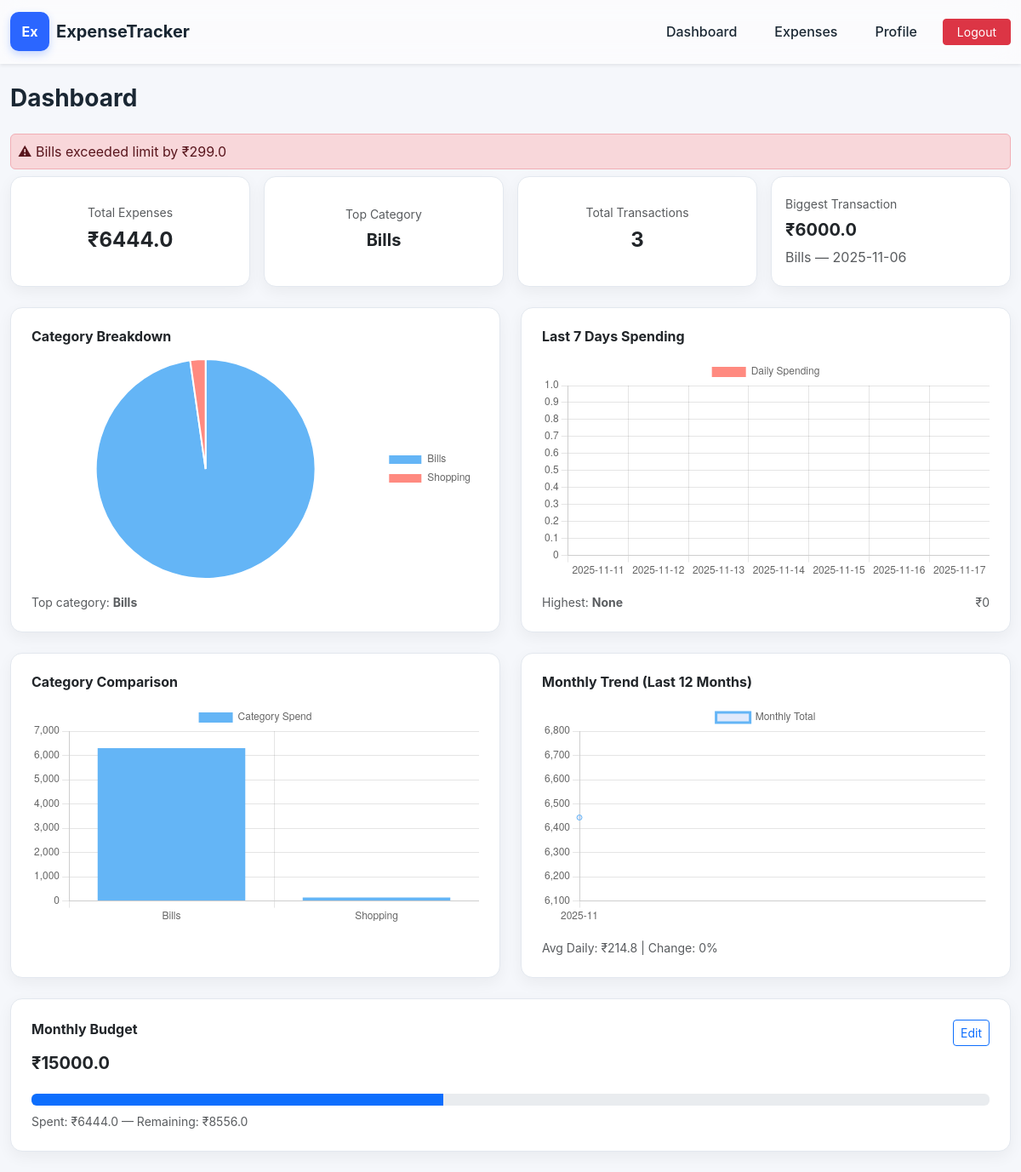
The app's page /dashboard (signed in) with its own data.
### models.py (models this page shows)
class Expense(Base):
    __tablename__ = "expenses"
    id = Column(Integer, primary_key=True, index=True)
    user_id = Column(Integer, ForeignKey("users.id"))
    amount = Column(Float, nullable=False)
    category = Column(String, nullable=False)
    date = Column(String, nullable=False)
    description = Column(String, default="")

class Budget(Base):
    __tablename__ = "budgets"
    id = Column(Integer, primary_key=True)
    user_id = Column(Integer, ForeignKey("users.id"))
    amount = Column(Float, default=10000)

### routers/dashboard.py (the view)
@router.get("/dashboard")
def dashboard(request: Request, db: Session = Depends(db)):
    uid = user(request)
    if not uid:
        return RedirectResponse("/login")
    expenses = db.query(Expense).filter(Expense.user_id == uid).all()
    total = sum(e.amount for e in expenses)
    count = len(expenses)
    biggest = max(expenses, key=lambda e: e.amount) if expenses else None
    category_sum = {}
    for e in expenses:
        category_sum[e.category] = category_sum.get(e.category, 0) + e.amount
    top = max(category_sum, key=category_sum.get) if category_sum else "None"
    labels_cat = list(category_sum.keys())
    values_cat = list(category_sum.values())
    today = datetime.today()
    last7 = [(today - timedelta(days=i)).strftime("%Y-%m-%d") for i in range(6, -1, -1)]
    last7_values = [0] * 7
    for e in expenses:
        if e.date in last7:
            last7_values[last7.index(e.date)] += e.amount
    highest_val = max(last7_values) if last7_values else 0
    highest_day = last7[last7_values.index(highest_val)] if highest_val else "None"
    monthly = {}
    for e in expenses:
        m = e.date[:7]
        monthly[m] = monthly.get(m, 0) + e.amount
    months = sorted(monthly.keys())
    month_values = [monthly[m] for m in months]
    avg_daily = round(total / 30, 2) if total else 0
    pct_change = round(((month_values[-1] - month_values[-2]) / month_values[-2]) * 100,
                       2) if len(month_values) >= 2 and month_values[-2] else 0
    budget = db.query(Budget).filter(Budget.user_id == uid).first()
    if not budget:
        budget = Budget(user_id=uid, amount=10000)
        db.add(budget)
        db.commit()
    cur_month = today.strftime("%Y-%m")
    cur_month_spent = sum(e.amount for e in expenses if e.date.startswith(cur_month))
    remaining = budget.amount - cur_month_spent
    progress = min(100, (cur_month_spent / budget.amount) * 100) if budget.amount else 0
    limits = db.query(CategoryLimit).filter(CategoryLimit.user_id == uid).all()
    category_limits = {l.category: l.limit_amount for l in limits}
    warnings = []
    for c, limit in category_limits.items():
        spent = category_sum.get(c, 0)
        if limit > 0 and spent > limit:
            warnings.append(f"{c} exceeded limit by ₹{spent - limit}")
    return request.app.templates.TemplateResponse("dashboard.html", {
        "request": request,
        "total": total,
        "count": count,
        "biggest_tx": biggest,
        "top_category": top,
        "labels_cat": labels_cat,
        "values_cat": values_cat,
        "last7_labels": last7,
        "last7_values": last7_values,
        "highest_day": highest_day,
        "highest_day_val": highest_val,
        "months": months,
        "month_values": month_values,
        "avg_daily": avg_daily,
        "pct_change": pct_change,
        "budget": budget.amount,
        "cur_month_spent": cur_month_spent,
        "budget_remaining": remaining,
        "progress_pct": progress,
        "limit_warnings": warnings
    })

### templates/dashboard.html (shortened to what this page needs)
{% extends "base.html" %}
{% block content %}
<h3 class="fw-bold mb-4">Dashboard</h3>
{% if limit_warnings %}
  {% for warn in limit_warnings %}
  <div class="alert alert-danger p-2 mb-2">
    ⚠ {{ warn }}
  </div>
  {% endfor %}
{% endif %}
<div class="row g-3 mb-4">
  <div class="col-md-3">
    <div class="card premium-card summary-card p-3 text-center">
      <small class="text-muted">Total Expenses</small>
      <div class="h4 mt-2 fw-bold">₹{{ total }}</div>
    </div>
  </div>
  <div class="col-md-3">
    <div class="card premium-card summary-card p-3 text-center">
      <small class="text-muted">Top Category</small>
      <div class="h5 mt-2 fw-bold">{{ top_category }}</div>
    </div>
  </div>
  <div class="col-md-3">
    <div class="card premium-card summary-card p-3 text-center">
      <small class="text-muted">Total Transactions</small>
      <div class="h4 mt-2 fw-bold">{{ count }}</div>
    </div>
  </div>
  <div class="col-md-3">
    <div class="card premium-card summary-card p-3">
      <small class="text-muted">Biggest Transaction</small>
      {% if biggest_tx %}
      <div class="h5 mt-2 fw-bold">₹{{ biggest_tx.amount }}</div>
      <div class="text-muted">{{ biggest_tx.category }} — {{ biggest_tx.date }}</div>
      {% else %}
      <div class="text-muted">No transactions</div>
      {% endif %}
    </div>
  </div>
</div>
<div class="row g-4 mb-4">
  <div class="col-md-6 d-flex">
    <div class="card premium-card p-4 w-100">
      <h6 class="fw-bold mb-3">Category Breakdown</h6>
      <div class="chart-wrapper"><canvas id="pieChart"></canvas></div>
      <small class="text-muted mt-3 d-block">
        Top category: <strong>{{ top_category }}</strong>
      </small>
    </div>
  </div>
  <div class="col-md-6 d-flex">
    <div class="card premium-card p-4 w-100">
      <h6 class="fw-bold mb-3">Last 7 Days Spending</h6>
      <div class="chart-wrapper"><canvas id="last7Chart"></canvas></div>
      <div class="d-flex justify-content-between mt-3 small text-muted">
        <div>Highest: <strong>{{ highest_day }}</strong></div>
        <div>₹{{ highest_day_val }}</div>
      </div>
    </div>
  </div>
</div>
<div class="row g-4 mb-4">
  <div class="col-md-6 d-flex">
    <div class="card premium-card p-4 w-100">
      <h6 class="fw-bold mb-3">Category Comparison</h6>
      <div class="chart-wrapper"><canvas id="barChart"></canvas></div>
    </div>
  </div>
  <div class="col-md-6 d-flex">
    <div class="card premium-card p-4 w-100">
      <h6 class="fw-bold mb-3">Monthly Trend (Last 12 Months)</h6>
      <div class="chart-wrapper"><canvas id="lineChart"></canvas></div>
      <small class="text-muted mt-3 d-block">
        Avg Daily: ₹{{ avg_daily }} | Change: {{ pct_change }}%
      </small>
    </div>
  </div>
</div>
<div class="card premium-card p-4 mb-4">
  <div class="d-flex justify-content-between align-items-center">
    <h6 class="fw-bold">Monthly Budget</h6>
    <a href="/profile" class="btn btn-outline-primary btn-sm">Edit</a>
  </div>
  <div class="h5 fw-bold mt-2">₹{{ budget }}</div>
  <div class="progress mt-3" style="height:14px;">
    <div class="progress-bar bg-primary" style="width: {{ progress_pct }}%;"></div>
  </div>
  <small class="text-muted mt-2">
    Spent: ₹{{ cur_month_spent }} — Remaining: ₹{{ budget_remaining }}
  </small>
</div>
<script>
// Safe JSON fallback to avoid undefined
const labelsCat = {{ labels_cat | tojson | default("[]") }};
const valuesCat = {{ values_cat | tojson | default("[]") }};
const months = {{ months | tojson | default("[]") }};
const monthValues = {{ month_values | tojson | default("[]") }};
const last7Labels = {{ last7_labels | tojson | default("[]") }};
const last7Values = {{ last7_values | tojson | default("[]") }};
const palette = ['#64b5f6','#ff8a80','#ffd54f','#4dd0e1','#b39ddb','#f48fb1'];
/* ===========================
   PIE CHART
=========================== */
new Chart(pieChart, {
  type: "pie",
  data: {
    labels: labelsCat,
    datasets: [{
      label: "Categories",
      data: valuesCat,
      backgroundColor: palette
    }]
  },
  options: {
    plugins: { legend: { position: "right" } }
  }
});
/* ===========================
   LAST 7 DAYS (Bar Chart)
=========================== */
new Chart(last7Chart, {
  type: "bar",
  data: {
    labels: last7Labels,
    datasets: [{
      label: "Daily Spending",
      data: last7Values,
      backgroundColor: palette[1]
    }]
  }
});
/* ===========================
   CATEGORY BAR
=========================== */
new Chart(barChart, {
  type: "bar",
  data: {
    labels: labelsCat,
    datasets: [{
      label: "Category Spend",
      data: valuesCat,
      backgroundColor: palette[0]
    }]
  }
});
/* ===========================
   MONTHLY TREND (Line Chart)
=========================== */
new Chart(lineChart, {
  type: "line",
  data: {
    labels: months,
    datasets: [{
      label: "Monthly Total",
      data: monthValues,
      borderColor: palette[0],
      backgroundColor: "rgba(100,149,237,0.2)",
      tension: 0.35,
      fill: true
    }]
  }
});
</script>
{% endblock %}

### static/style.css (style rules this page uses)
body { background: #f5f7fb; font-family: "Inter", system-ui, sans-serif; color: #1a2733; overflow-x: hidden; transition: background 0.3s ease, color 0.3s ease; }
html, body { margin: 0; padding: 0; }
.premium-card { background: #ffffff; border: 1px solid #e3e8ef; border-radius: 14px; box-shadow: 0 6px 18px rgba(0,0,0,0.05); transition: 0.15s ease; }
.summary-card { height: 130px; display: flex; flex-direction: column; justify-content: center; }
.chart-wrapper { width: 100%; height: 260px !important; }
.chart-wrapper canvas { max-height: 260px !important; }

### records on screen
Expense: category "Bills", amount "6000.0", date "2025-11-06"
Budget: amount "15000.0"

### other values on screen
{{ warn }} "Bills exceeded limit by ₹299.0"
{{ total }} "6444.0"
{{ count }} "3"
{{ highest_day }} "None"
{{ highest_day_val }} "0"
{{ avg_daily }} "214.8"
{{ pct_change }} "0"
{{ cur_month_spent }} "6444.0"
{{ budget_remaining }} "8556.0"
chart data {{ labels_cat | tojson | default("[]") }} ["Bills", "Shopping"]
chart data {{ values_cat | tojson | default("[]") }} [6299.0, 145.0]
chart data {{ months | tojson | default("[]") }} ["2025-11"]
chart data {{ month_values | tojson | default("[]") }} [6444.0]
